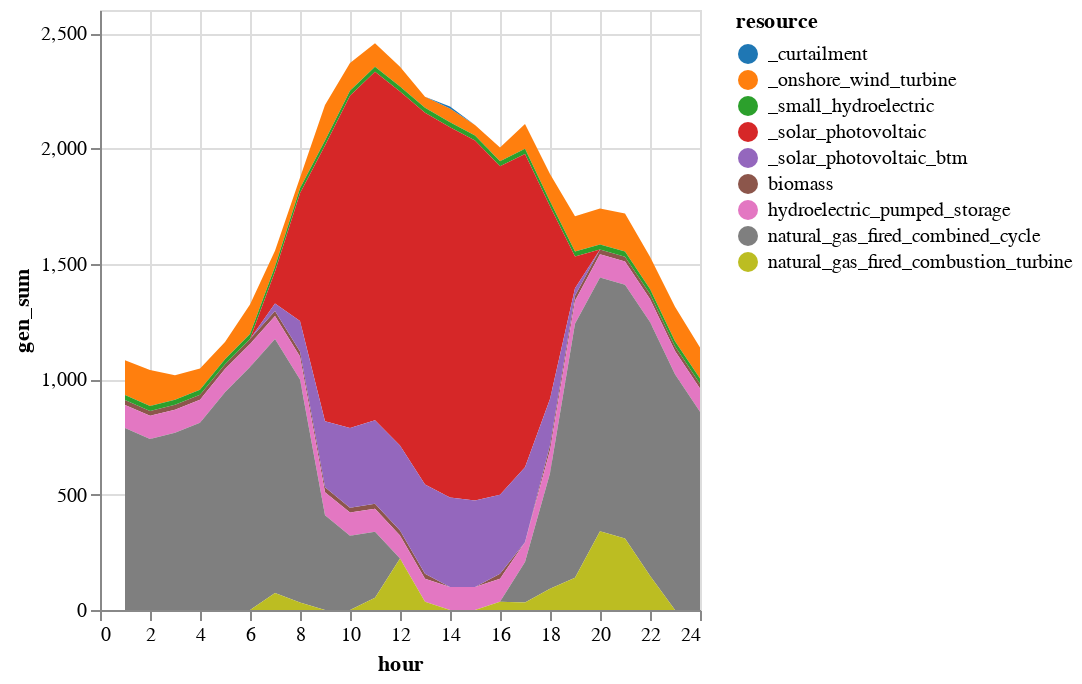

Notebook source saved alongside this figure:
### Markdown cell above
**B. Zero startup costs sensitivity**

Next, create a modified version of the generator dataframe (`gen_df_sens = copy(gen_df)`) and set the startup costs for all generators to be 0.

Rerun the UC and compare with the first solution. What are the main differences and why?

### Code cell
# Create a copy, so we can mess around with it if we want...
gen_df_sens = copy(gen_df)

# Set the start up cost to zero
gen_df_sens.start_cost_per_mw = 0

# Solve and plot this new model
solution_sens = unit_commitment_simple(gen_df_sens, Demand, gen_variable_long)
p_sens = plot_solution(solution_sens, gen_df_sens)

### Figure 1 — Vega-Lite specification as saved in the notebook (floating-point values rounded to 4 significant figures; data arrays with more than 128 entries replaced by an {"elided": "..."} marker saying what was removed)
{"data": {"values": {"elided": "216 records"}}, "encoding": {"color": {"field": "resource", "scale": {"scheme": "category10"}, "type": "nominal"}, "x": {"field": "hour", "type": "quantitative"}, "y": {"field": "gen_sum", "stack": "zero", "type": "quantitative"}}, "mark": "area"}
